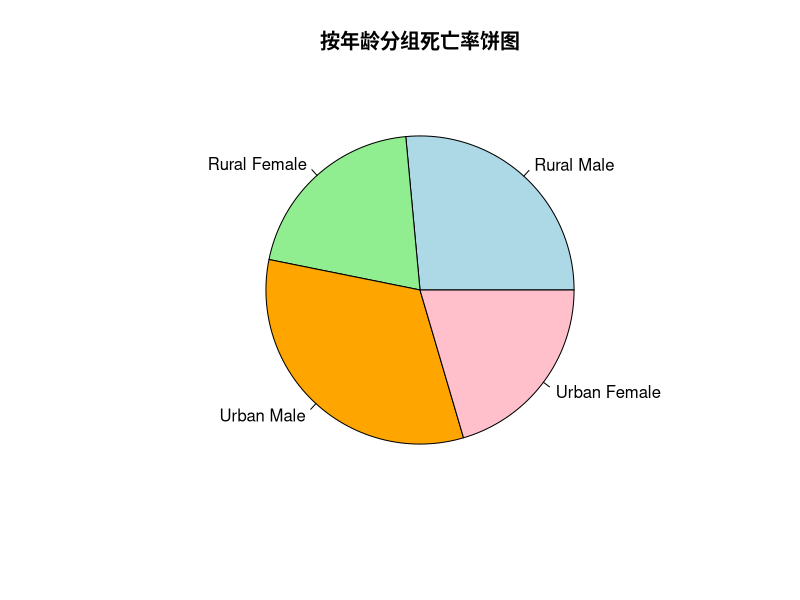
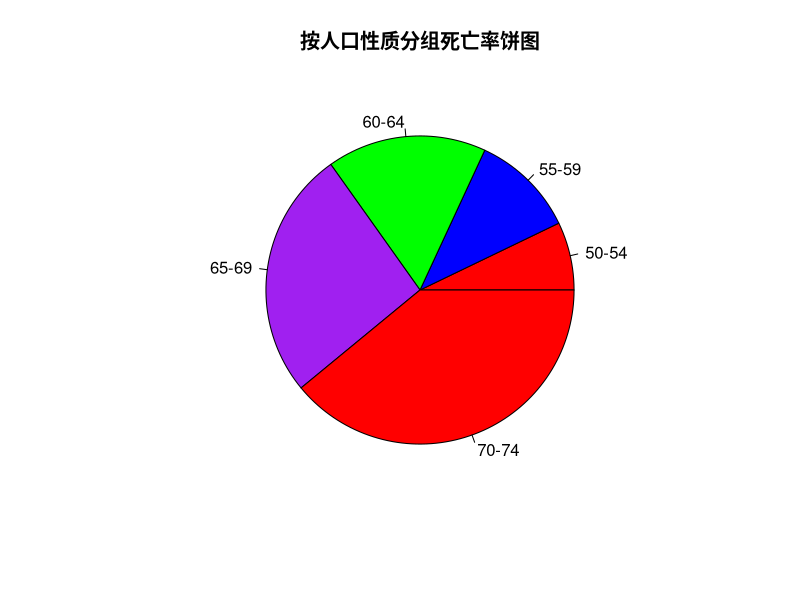

Here is the R script that generated these plots, in order:
#lab4-2
# 数据集 VADeaths：弗吉尼亚1940年死亡率数据

# 查看数据结构（可选）
VADeaths

# --------------------
# (1) 按年龄分组 死亡率饼图
# --------------------
# 按年龄求平均死亡率
age_avg <- colMeans(VADeaths)

# 绘制饼图
pie(age_avg,
    main = "按年龄分组死亡率饼图",  # 标题
    col = c("lightblue","lightgreen","orange","pink"), # 颜色
    labels = names(age_avg))       # 年龄标签

# --------------------
# (2) 按人口性质分组 死亡率饼图
# --------------------
# 按人群（农村男、农村女、城市男、城市女）求和
pop_sum <- rowSums(VADeaths)

# 绘制饼图
pie(pop_sum,
    main = "按人口性质分组死亡率饼图", # 标题
    col = c("red","blue","green","purple"),
    labels = names(pop_sum))         # 人群标签
